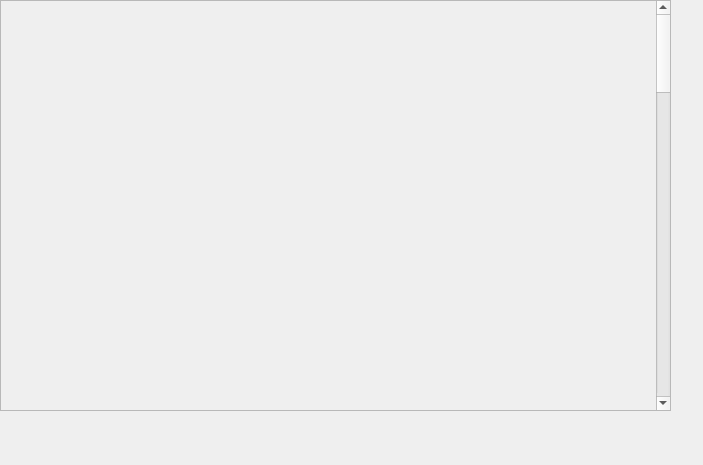
<?xml version="1.0" encoding="UTF-8"?>
<ui version="4.0">
 <class>Form</class>
 <widget class="QWidget" name="Form">
  <property name="geometry">
   <rect>
    <x>0</x>
    <y>0</y>
    <width>703</width>
    <height>465</height>
   </rect>
  </property>
  <property name="windowTitle">
   <string>Form</string>
  </property>
  <widget class="QScrollArea" name="scrollArea_2">
   <property name="geometry">
    <rect>
     <x>0</x>
     <y>0</y>
     <width>671</width>
     <height>411</height>
    </rect>
   </property>
   <property name="styleSheet">
    <string notr="true"/>
   </property>
   <property name="widgetResizable">
    <bool>true</bool>
   </property>
   <widget class="QWidget" name="scrollAreaWidgetContents_2">
    <property name="geometry">
     <rect>
      <x>0</x>
      <y>-1591</y>
      <width>651</width>
      <height>2000</height>
     </rect>
    </property>
    <property name="minimumSize">
     <size>
      <width>0</width>
      <height>2000</height>
     </size>
    </property>
    <property name="maximumSize">
     <size>
      <width>16777215</width>
      <height>16777215</height>
     </size>
    </property>
    <widget class="QWidget" name="verticalLayoutWidget_3">
     <property name="geometry">
      <rect>
       <x>0</x>
       <y>0</y>
       <width>661</width>
       <height>2001</height>
      </rect>
     </property>
     <layout class="QVBoxLayout" name="verticalLayout_3">
      <property name="spacing">
       <number>6</number>
      </property>
      <item>
       <widget class="caInclude" name="cainclude_17">
        <property name="minimumSize">
         <size>
          <width>0</width>
          <height>0</height>
         </size>
        </property>
        <property name="macro">
         <string notr="true">EVR=$(EVR),ID=0</string>
        </property>
        <property name="filename" stdset="0">
         <string notr="true">G_EVR_pulser.ui</string>
        </property>
       </widget>
      </item>
      <item>
       <widget class="caInclude" name="cainclude_18">
        <property name="macro">
         <string notr="true">EVR=$(EVR),ID=1</string>
        </property>
        <property name="filename" stdset="0">
         <string notr="true">G_EVR_pulser.ui</string>
        </property>
       </widget>
      </item>
      <item>
       <widget class="caInclude" name="cainclude_19">
        <property name="macro">
         <string notr="true">EVR=$(EVR),ID=2</string>
        </property>
        <property name="filename" stdset="0">
         <string notr="true">G_EVR_pulser.ui</string>
        </property>
       </widget>
      </item>
      <item>
       <widget class="caInclude" name="cainclude_20">
        <property name="macro">
         <string notr="true">EVR=$(EVR),ID=3</string>
        </property>
        <property name="filename" stdset="0">
         <string notr="true">G_EVR_pulser.ui</string>
        </property>
       </widget>
      </item>
      <item>
       <widget class="caInclude" name="cainclude_21">
        <property name="macro">
         <string notr="true">EVR=$(EVR),ID=4</string>
        </property>
        <property name="filename" stdset="0">
         <string notr="true">G_EVR_pulser.ui</string>
        </property>
       </widget>
      </item>
      <item>
       <widget class="caInclude" name="cainclude_292">
        <property name="macro">
         <string notr="true">EVR=$(EVR),ID=5</string>
        </property>
        <property name="filename" stdset="0">
         <string notr="true">G_EVR_pulser.ui</string>
        </property>
       </widget>
      </item>
      <item>
       <widget class="caInclude" name="cainclude_549">
        <property name="macro">
         <string notr="true">EVR=$(EVR),ID=6</string>
        </property>
        <property name="filename" stdset="0">
         <string notr="true">G_EVR_pulser.ui</string>
        </property>
       </widget>
      </item>
      <item>
       <widget class="caInclude" name="cainclude_550">
        <property name="macro">
         <string notr="true">EVR=$(EVR),ID=7</string>
        </property>
        <property name="filename" stdset="0">
         <string notr="true">G_EVR_pulser.ui</string>
        </property>
       </widget>
      </item>
      <item>
       <widget class="caInclude" name="cainclude_551">
        <property name="macro">
         <string notr="true">EVR=$(EVR),ID=8</string>
        </property>
        <property name="filename" stdset="0">
         <string notr="true">G_EVR_pulser.ui</string>
        </property>
       </widget>
      </item>
      <item>
       <widget class="caInclude" name="cainclude_552">
        <property name="macro">
         <string notr="true">EVR=$(EVR),ID=9</string>
        </property>
        <property name="filename" stdset="0">
         <string notr="true">G_EVR_pulser.ui</string>
        </property>
       </widget>
      </item>
      <item>
       <widget class="caInclude" name="cainclude_553">
        <property name="macro">
         <string notr="true">EVR=$(EVR),ID=10</string>
        </property>
        <property name="filename" stdset="0">
         <string notr="true">G_EVR_pulser.ui</string>
        </property>
       </widget>
      </item>
      <item>
       <widget class="caInclude" name="cainclude_554">
        <property name="macro">
         <string notr="true">EVR=$(EVR),ID=11</string>
        </property>
        <property name="filename" stdset="0">
         <string notr="true">G_EVR_pulser.ui</string>
        </property>
       </widget>
      </item>
      <item>
       <widget class="caInclude" name="cainclude_555">
        <property name="macro">
         <string notr="true">EVR=$(EVR),ID=12</string>
        </property>
        <property name="filename" stdset="0">
         <string notr="true">G_EVR_pulser.ui</string>
        </property>
       </widget>
      </item>
      <item>
       <widget class="caInclude" name="cainclude_556">
        <property name="macro">
         <string notr="true">EVR=$(EVR),ID=13</string>
        </property>
        <property name="filename" stdset="0">
         <string notr="true">G_EVR_pulser.ui</string>
        </property>
       </widget>
      </item>
      <item>
       <widget class="caInclude" name="cainclude_557">
        <property name="macro">
         <string notr="true">EVR=$(EVR),ID=14</string>
        </property>
        <property name="filename" stdset="0">
         <string notr="true">G_EVR_pulser.ui</string>
        </property>
       </widget>
      </item>
      <item>
       <widget class="caInclude" name="cainclude_558">
        <property name="macro">
         <string notr="true">EVR=$(EVR),ID=15</string>
        </property>
        <property name="filename" stdset="0">
         <string notr="true">G_EVR_pulser.ui</string>
        </property>
       </widget>
      </item>
     </layout>
    </widget>
   </widget>
  </widget>
 </widget>
 <customwidgets>
  <customwidget>
   <class>caInclude</class>
   <extends>QWidget</extends>
   <header>caInclude</header>
  </customwidget>
 </customwidgets>
 <resources/>
 <connections/>
</ui>
